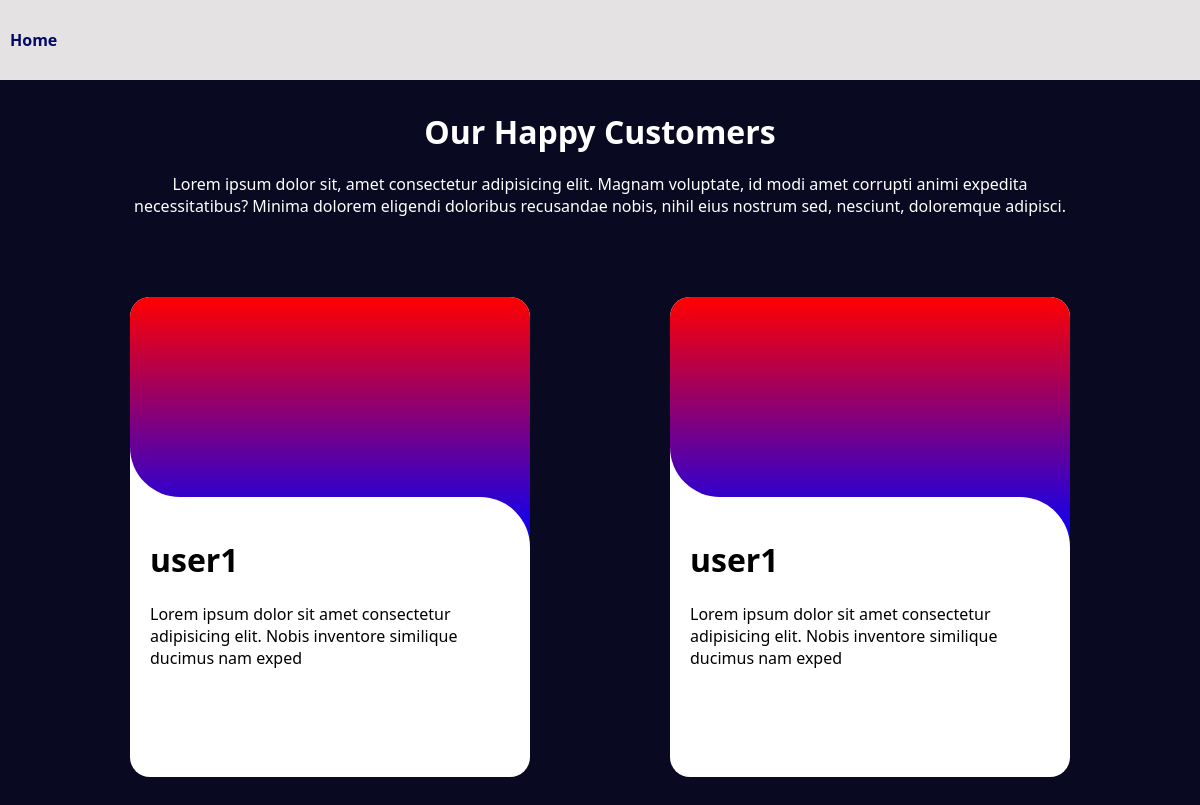
The app's page /feedback_page/ with its own data.
### admin_app/models.py (models this page shows, shortened)
class Feedback(models.Model):
  customer_name = models.CharField(max_length=25)
  feedback = models.CharField(max_length=250)

### admin_app/views.py (the view)
# urls.py: path('feedback_page/', feedback_page, name='feedback_page'),
def feedback_page(request):
  feedback_db = Feedback.objects.all()
  return render(request, 'feedback_page.html', {'feedback_db':feedback_db})

### templates/feedback_page.html (shortened to what this page needs)
<!DOCTYPE html>
<html lang="en">
  <head>
  </head>
  <body>
    <div class="feedback-container">
      <nav>
        <div class="nav">
          <a href="{% url 'admin_app:admin_page' %}">Home</a>
        </div>
      </nav>
      <div class="main-feedback-container">
        <div class="heading-container">
          <h1 class="happy-customers">Our Happy Customers</h1>
          <p class="happy-customers-p">
            Lorem ipsum dolor sit, amet consectetur adipisicing elit. Magnam
            voluptate, id modi amet corrupti animi expedita necessitatibus?
            Minima dolorem eligendi doloribus recusandae nobis, nihil eius
            nostrum sed, nesciunt, doloremque adipisci.
          </p>
        </div>
        <div class="card-container">
          {% for i in feedback_db %}
          <div class="card">
            <div class="top" id="top"></div>
            <div class="bottom">
              <div class="content">
                <h1>{{i.customer_name}}</h1>
                <p>{{i.feedback}}</p>
              </div>
            </div>
          </div>
          {% endfor %}
        </div>
      </div>
    </div>
  </body>
</html>

### templates/feedback_page.html (style rules this page uses)
body { padding: 0; margin: 0; box-sizing: border-box; }
.feedback-container { min-height: 100vh; height: 100%; width: 100%; background-color: #090921; font-family: system-ui, -apple-system, BlinkMacSystemFont, "Segoe UI", Roboto, Oxygen, Ubuntu, Cantarell, "Open Sans", "Helvetica Neue", sans-serif; }
.feedback-container nav { position: fixed; top: 0; z-index: 100; }
.feedback-container nav .nav { width: 100vw; height: 80px; background: rgb(228, 226, 226); display: flex; align-items: center; justify-content: start; }
.feedback-container nav a { color: rgb(3, 10, 102); margin-left: 10px; text-decoration: none; font-weight: bold; font-size: 16px; margin-right: 1rem; }
.feedback-container .main-feedback-container { margin-top: 80px; padding: 30px; }
.feedback-container .main-feedback-container .heading-container { display: flex; flex-direction: column; gap: 20px; align-items: center; text-align: center; }
.feedback-container .main-feedback-container .card-container { display: flex; align-items: center; justify-content: space-evenly; flex-wrap: wrap; gap: 40px; margin-top: 5rem; }
.feedback-container .main-feedback-container .happy-customers, .feedback-container .main-feedback-container .happy-customers-p { color: white; margin: 0; }
.feedback-container .main-feedback-container .happy-customers-p { width: 60rem; }
.feedback-container .main-feedback-container .card { --card-bg: white; --card-radius: 20px; --curve-radius: 50px; width: 25rem; height: 30rem; background: var(--card-bg); overflow: hidden; border-radius: var(--card-radius); transition: 0.4s ease; }
.feedback-container .main-feedback-container .card .bottom { position: relative; width: 100%; margin-top: calc(var(--curve-radius) * -1); }
.feedback-container .main-feedback-container .card .bottom .content { padding: 20px; z-index: 2; position: relative; }
.feedback-container .main-feedback-container .card .top { width: 100%; height: 250px; background: linear-gradient(red, blue); position: relative; }
.feedback-container .main-feedback-container .card .bottom::after, .feedback-container .main-feedback-container .card .bottom::before { content: ""; position: absolute; width: 100%; height: var(--curve-radius); }
.feedback-container .main-feedback-container .card .bottom::before { background-color: transparent; border-bottom-left-radius: var(--curve-radius); box-shadow: 0 calc(var(--curve-radius) * 1) 0 var(--card-bg); bottom: calc(100%); left: 0; z-index: 1; height: calc(var(--curve-radius) * 2); width: var(--curve-radius); }
.feedback-container .main-feedback-container .card .bottom::after { background-color: var(--card-bg); border-top-right-radius: var(--curve-radius); top: 0; right: 0; z-index: 1; }

### records on screen
Feedback: customer_name "user1", feedback "Lorem ipsum dolor sit amet consectetur adipisicing elit. Nobis inventore similique ducimus nam exped"
Feedback: customer_name "user1", feedback "Lorem ipsum dolor sit amet consectetur adipisicing elit. Nobis inventore similique ducimus nam exped"
